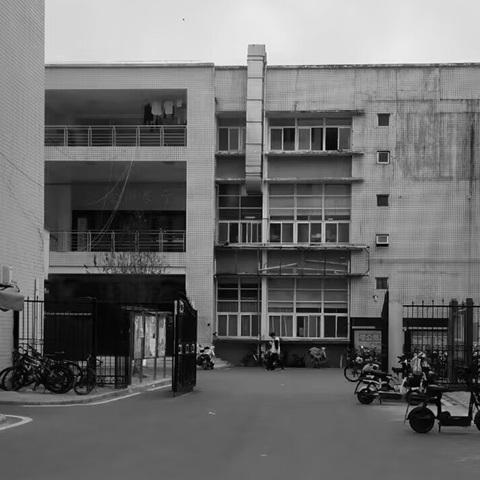
#> input picture DIP/images/school_gray.jpg, 480 x 480 px, found by its file name
$ python '一阶微分锐化Sobel算子.py'
#> lines starting #> are read from the running program, lines starting #| are printed output that depends on the picture
import cv2
import numpy as np
import matplotlib.pyplot as plt

# 图片路径
image_path = r"D:\Digital Image Processing\school_gray.jpg"

# 读取灰度图像
gray_image = cv2.imread(image_path, cv2.IMREAD_GRAYSCALE)
#> gray_image is the input picture: shape (480, 480); min 0, max 255, mean 107.4

# 检查图像是否成功读取
if gray_image is None:
    print("无法加载图像，请检查文件路径。")
else:
    # Sobel 卷积核（转换为OpenCV中符合的数据类型）
    sobel_kernel_x = np.array([[1, 0, -1],
                               [2, 0, -2],
                               [1, 0, -1]], dtype=np.float32)
    sobel_kernel_y = np.array([[1, 2, 1],
                               [0, 0, 0],
                               [-1, -2, -1]], dtype=np.float32)

    # 应用Sobel算子（分别计算水平和垂直方向的梯度）
    gradient_x = cv2.filter2D(gray_image, -1, sobel_kernel_x)
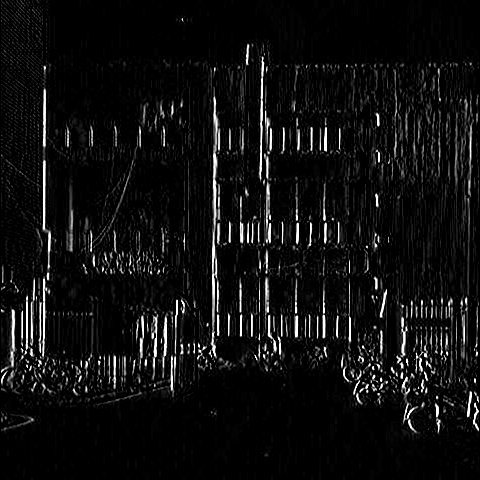
#> gradient_x: shape (480, 480); min 0, max 255, mean 15.3
    gradient_y = cv2.filter2D(gray_image, -1, sobel_kernel_y)
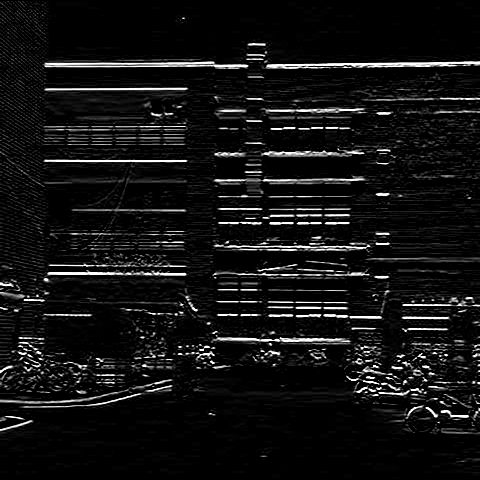
#> gradient_y: shape (480, 480); min 0, max 255, mean 18.6

    # 计算边缘强度（合并水平和垂直方向梯度）
    sobel_edge = np.sqrt(np.square(gradient_x) + np.square(gradient_y))
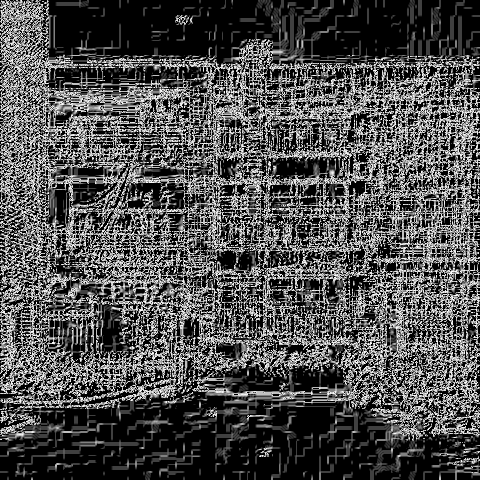
#> sobel_edge: shape (480, 480) float16; min 0, max 15.81, mean 4.93; drawn with min black and max white
    sobel_edge = np.uint8(sobel_edge)  # 将数据类型转换为适合显示的uint8类型

    # 叠加锐化图像
    sharp_image = np.clip(gray_image + sobel_edge, 0, 255)
    sharp_image = np.uint8(sharp_image)

    # 显示结果
    fig, axes = plt.subplots(1, 3, figsize=(15, 5))
    axes[0].imshow(gray_image, cmap='gray')
    axes[0].set_title('Original Image')
    axes[0].axis('off')

    axes[1].imshow(sobel_edge, cmap='gray')
    axes[1].set_title('Sobel Edge')
    axes[1].axis('off')

    axes[2].imshow(sharp_image, cmap='gray')
    axes[2].set_title('Sharpened Image with Sobel')
    axes[2].axis('off')

    plt.tight_layout()
    plt.show()
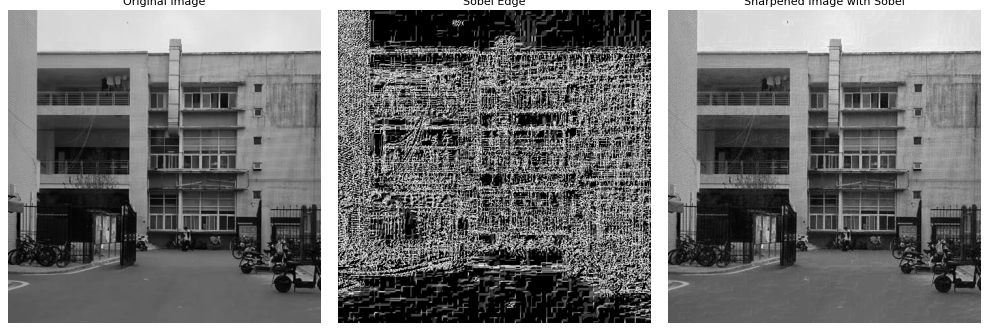
#> figure drawn by matplotlib, 3 panels
